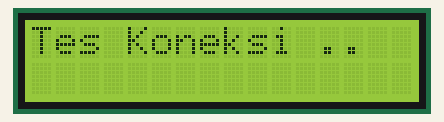
A sketch run on a simulated Arduino Uno, built with avr-gcc and run on an emulated ATmega328P. Shown: 16×2 character LCD. The modem accepts every AT command (registered, SIM ready, sends succeed) and sends nothing else. At 6.1 s the program stops and its outputs stay as they are.

Above: at 0.1 s.
At 1.1 s:
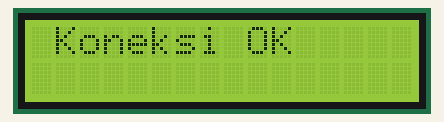
At 3.2 s:
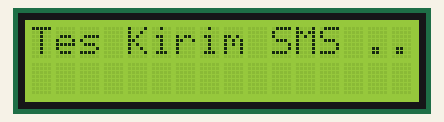
At 6.2 s:
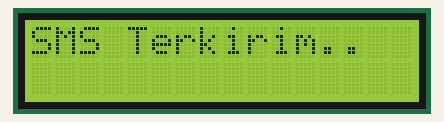

Measured:
- what the display in image 1 shows lasts 2.0 s, from 1.1 s to 3.1 s
- what the display in image 2 shows lasts 3.0 s, from 3.1 s to 6.1 s

The sketch:

Kirim_SMS.ino
```cpp
//program kirim SMS
#include <LiquidCrystal.h>
#include <SoftwareSerial.h>
LiquidCrystal lcd(2,3, 4, 5, 6, 7);
const int rxpin = 8;
const int txpin = 9;
SoftwareSerial gsm(rxpin, txpin);

String inString="";
char str,f;

void getmodem()
{
 f=1;
 while(f)
 {
   if(gsm.available())
     {
       str=gsm.read();
       Serial.print(str);
       switch (str)
         {
           case '\r': break;
           case '\n':f=0; break;
           default:inString+=(char)str;
         }
     }
 }
}

void setup() {
  gsm.begin(9600);
  lcd.begin(16, 2);
  lcd.print("Tes Koneksi ..");
  delay(1000);
  gsm.println("AT");
  getmodem();
  getmodem();
  lcd.setCursor(0, 1);
  lcd.print(inString);
  if(inString=="OK") {
    lcd.clear();
    lcd.print(" Koneksi OK ");
    }
   else{
    lcd.clear();
    lcd.print(" Gagal ... ");
    lcd.setCursor(0,1);
    lcd.print("Coba lagi !");
    while(1);
    }
  delay(2000);
}

void loop() {
  lcd.clear();
  lcd.print("Tes Kirim SMS ..");
  //-- silahkan baris dibawah ini diganti nomor HP
  //  yang akan dikirimi SMS
//  gsm.println("AT+CMGS=08126752xxxx"); //no HP yang akan di SMS
  gsm.println("AT+CMGS=085794817745"); //no HP yang akan di SMS
  delay(1000);
  gsm.print("Terima kasih ... SMSduino");
  gsm.write((byte)26);
  gsm.println();
  delay(2000);
  lcd.clear();
  lcd.print("SMS Terkirim..");
  while(1);
}
```
